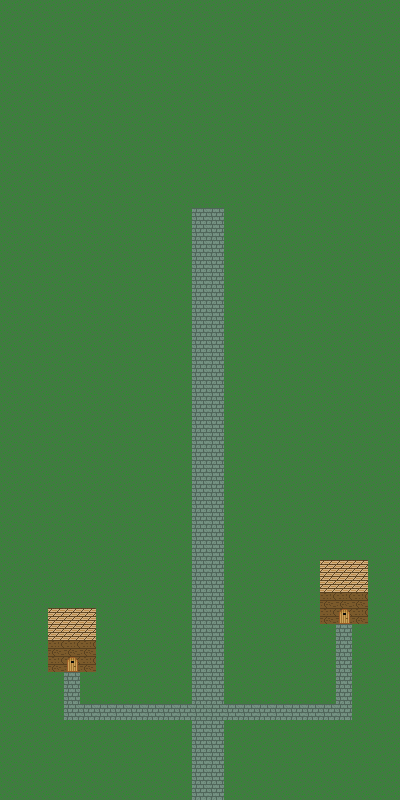

This game map was drawn from its Tiled (.tmx) file and the tilesets committed beside it. A one-line description and the trimmed map source follow:
An orthogonal 25x50 tile map with 16x16 px tiles, 2 tile layers (Ground, Doors), 2 tilesets and 2 objects (Door1, Door2).

<map version="1.0" orientation="orthogonal" width="25" height="50" tilewidth="16" tileheight="16">
 <tileset firstgid="1" name="tile set 1" tilewidth="16" tileheight="16">
  <image source="resources/graphics/tile set 1.png" width="160" height="80" />
 </tileset>
 <tileset firstgid="51" name="tile set 2" tilewidth="16" tileheight="16">
  <image source="resources/graphics/tile set 2.png" width="160" height="180" />
 </tileset>
 <layer name="Ground" width="25" height="50">
  <data>[1250 cells, 1250 non-empty, 4 distinct tile ids]</data>
 </layer>
 <layer name="Doors" width="25" height="50">
  <properties>
   <property name="Door1" value="" />
  </properties>
  <data>[1250 cells, 2 non-empty, 1 distinct tile ids]</data>
 </layer>
 <objectgroup name="Door1" width="25" height="50">
  <object name="Door1" type="Door1" x="65" y="658" width="14" height="14" />
  <object name="Door2" type="Door2" x="337" y="610" width="14" height="14" />
 </objectgroup>
</map>
